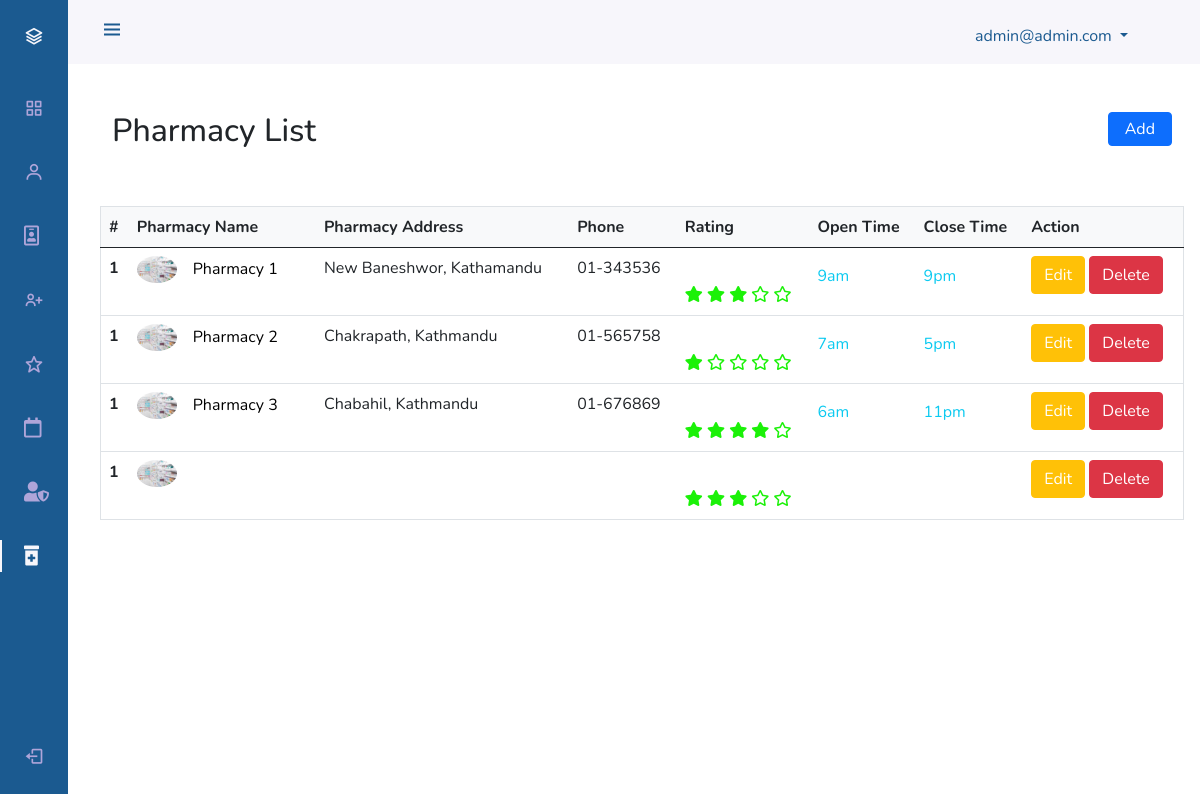
The app's page /admindashboard/pharmacies/ (signed in) with its own data.
### accounts/models.py (models this page shows, shortened)
class User(AbstractUser):
    GENDER_CHOICES = (
    (0, 'male'),
    (1, 'female'),
    (2, 'not specified'),
)
    username = None
    is_doctor = models.BooleanField(default=False)
    is_patient = models.BooleanField(default=True)
    first_name = models.CharField(max_length=100)
    last_name = models.CharField(max_length=100)
    email = models.EmailField(max_length=40,unique=True)
    phone_number = models.CharField(max_length=20)
    address = models.CharField(max_length=100)
    dob = models.DateField(auto_now_add=False,null=True,blank=False)
    gender = models.IntegerField(choices=GENDER_CHOICES,null=False)
    created_at = models.DateTimeField(auto_now_add=True)
    updated_at = models.DateTimeField(auto_now_add=True)
    is_active = models.BooleanField(default=False)
    USERNAME_FIELD = 'email'
    REQUIRED_FIELDS = []
    objects = UserManager()

### pharmacy/models.py (models this page shows, shortened)
class Pharmacy(models.Model):
    pharmacy_name = models.CharField(max_length=100)
    phone_number = models.CharField(max_length=20)
    address = models.CharField(max_length=100)
    opens_at = models.CharField(max_length=100)
    closes_at = models.CharField(max_length=100)
    rating = models.PositiveIntegerField(validators=[MaxValueValidator(5),])
    photo = models.ImageField(blank=True,upload_to='pharmacy/',default='profile/default_pharmacy.jpg')
    class Meta:
        verbose_name_plural = "Pharmacies"

### admins/decorators.py (the view)
    def wrapper_function(request, *args, **kwargs):
        if not request.user.is_superuser:
            return redirect('/admindashboard/login')
        else:
            return view_function(request, *args, **kwargs)

### admins/views.py (called while the page is built)
@is_user_admin
def adminPharmacies(request):
    pharmacy = Pharmacy.objects.all()
    context = {
        'pharmacy_list':pharmacy
    }
    return render(request,'admindashboard/pharmacy.html',context)

### templates/admindashboard/pharmacy.html (shortened to what this page needs)
{% extends "adminBase.html"%} {% load static %}
{% block content %}
    {% include 'includes/admin_header.html' %}
    {% include 'includes/admin_sidebar.html' %}
    <div class="pt-5 mt-5" >
        <div class="container pb-5 ">
            <h2 class="text">Pharmacy List
                <span>
                    <button type="button" class="btn btn-primary px-3 py-1 float-end fs-6" data-bs-toggle="modal" data-bs-target="#staticBackdrop">
                      Add
                    </button>
                </span>
            </h2>
        </div>
        <table class="table border">
            <thead>
              <tr class="bg-light">
                <th scope="col">#</th>
                <th scope="col">Pharmacy Name</th>
                <th scope="col">Pharmacy Address</th>
                <th scope="col">Phone</th>
                <th scope="col">Rating</th>
                <th scope="col">Open Time</th>
                <th scope="col">Close Time</th>
                <th scope="col">Action</th>
              </tr>
            </thead>
            <tbody>
              {% for pharmacy in pharmacy_list %}
              <tr>
                <th scope="row">1</th>
                <td scope="row">
                  <a href="#" class="name"> <img src="{{pharmacy.photo.url}}" width="40px" class="rounded-circle" alt=""><span class="m-3">{{pharmacy.pharmacy_name}}</span></a>
              </td>
                <td>{{pharmacy.address}}</td>
                <td>{{pharmacy.phone_number}}</td>
                <td class="pt-3">
                  <i class="fas fa-star"></i>
                                    <i class="{% if pharmacy.rating > 1 %} fas fa-star{% else %}far fa-star{% endif %}"></i>
                                    <i class="{% if pharmacy.rating > 2 %} fas fa-star {% else %}far fa-star{% endif %}"></i>
                                    <i class="{% if pharmacy.rating > 3 %} fas fa-star {% else %}far fa-star{% endif %}"></i>
                                    <i class="{% if pharmacy.rating > 4 %} fas fa-star {% else %}far fa-star{% endif %}"></i>
              </td>
                <td class="text-info pt-3">{{pharmacy.opens_at}}</td>
                <td class="text-info pt-3">{{pharmacy.closes_at}}</td>
                <td>
                    <span>
                        <button class="btn btn-warning text-white" data-bs-toggle="modal" data-bs-target="#staticBackdrop1">Edit</button>
                        <button class="btn btn-danger text-white"  data-bs-toggle="modal" data-bs-target="#staticBackdrop2">Delete</button>
                    </span>
                </td>
              </tr>
              {% endfor %}
            </tbody>
          </table>
    </div>
    {% endblock %}

### templates/includes/admin_header.html (shortened to what this page needs)
{% load static %}
<header class="header" id="header">
    <div class="header_toggle"> <i class='bx bx-menu' id="header-toggle"></i> </div>
    <ul>
        <li class="nav-item dropdown pt-4 m-4">
            <a class="nav-link dropdown-toggle w-25" href="#" id="navbarDropdownMenuLink" role="button" data-bs-toggle="dropdown" aria-expanded="false" style="color: #1B5A90;">
              <span class="">
              </span>
              {{user.email}}
            </a>
          </li>
    </ul>
</header>

### static/css/admin.css (style rules this page uses)
:root { --header-height: 3rem; --nav-width: 68px; --first-color: #1B5A90; --first-color-light: #AFA5D9; --white-color: #F7F6FB; --body-font: 'Nunito', sans-serif; --normal-font-size: 1rem; --z-fixed: 100 }
body { position: relative; margin: var(--header-height) 0 0 0; padding: 0 1rem; font-family: var(--body-font); font-size: var(--normal-font-size); transition: .5s }
.header { width: 100%; height: var(--header-height); position: fixed; top: 0; left: 0; display: flex; align-items: center; justify-content: space-between; padding: 0 1rem; background-color: var(--white-color); z-index: var(--z-fixed); transition: .5s }
.header_toggle { color: var(--first-color); font-size: 1.5rem; cursor: pointer }
@media screen and (min-width: 768px) { body { margin: calc(var(--header-height) + 1rem) 0 0 0; padding-left: calc(var(--nav-width) + 2rem) } }
@media screen and (min-width: 768px) { .header { height: calc(var(--header-height) + 1rem); padding: 0 2rem 0 calc(var(--nav-width) + 2rem) } }
#header ul li { list-style: none; }
.fa-user-friends, .fa-address-card, .fa-calendar-check, .fa-star { margin-top: 22px; }
.fa-star { color: #1bf108; }
.name { text-decoration: none; color: black; }

### records on screen
User: email "admin@admin.com"
Pharmacy: photo (placeholder picture), pharmacy_name "Pharmacy 1", address "New Baneshwor, Kathamandu", phone_number "01-343536", rating 3 (drawn), opens_at "9am", closes_at "9pm"
Pharmacy: photo (placeholder picture), pharmacy_name "Pharmacy 2", address "Chakrapath, Kathmandu", phone_number "01-565758", rating 1 (drawn), opens_at "7am", closes_at "5pm"
Pharmacy: photo (placeholder picture), pharmacy_name "Pharmacy 3", address "Chabahil, Kathmandu", phone_number "01-676869", rating 4 (drawn), opens_at "6am", closes_at "11pm"
Pharmacy: photo (placeholder picture), rating 3 (drawn)
